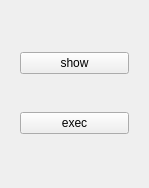
<?xml version="1.0" encoding="UTF-8"?>
<ui version="4.0">
 <class>Widget</class>
 <widget class="QWidget" name="Widget">
  <property name="geometry">
   <rect>
    <x>0</x>
    <y>0</y>
    <width>149</width>
    <height>188</height>
   </rect>
  </property>
  <property name="windowTitle">
   <string>Widget</string>
  </property>
  <layout class="QVBoxLayout" name="verticalLayout_2">
   <item>
    <widget class="QWidget" name="widget" native="true">
     <layout class="QVBoxLayout" name="verticalLayout">
      <item>
       <widget class="QPushButton" name="showBtn">
        <property name="text">
         <string>show</string>
        </property>
       </widget>
      </item>
      <item>
       <widget class="QPushButton" name="execBtn">
        <property name="text">
         <string>exec</string>
        </property>
       </widget>
      </item>
     </layout>
    </widget>
   </item>
  </layout>
 </widget>
 <resources/>
 <connections/>
</ui>
